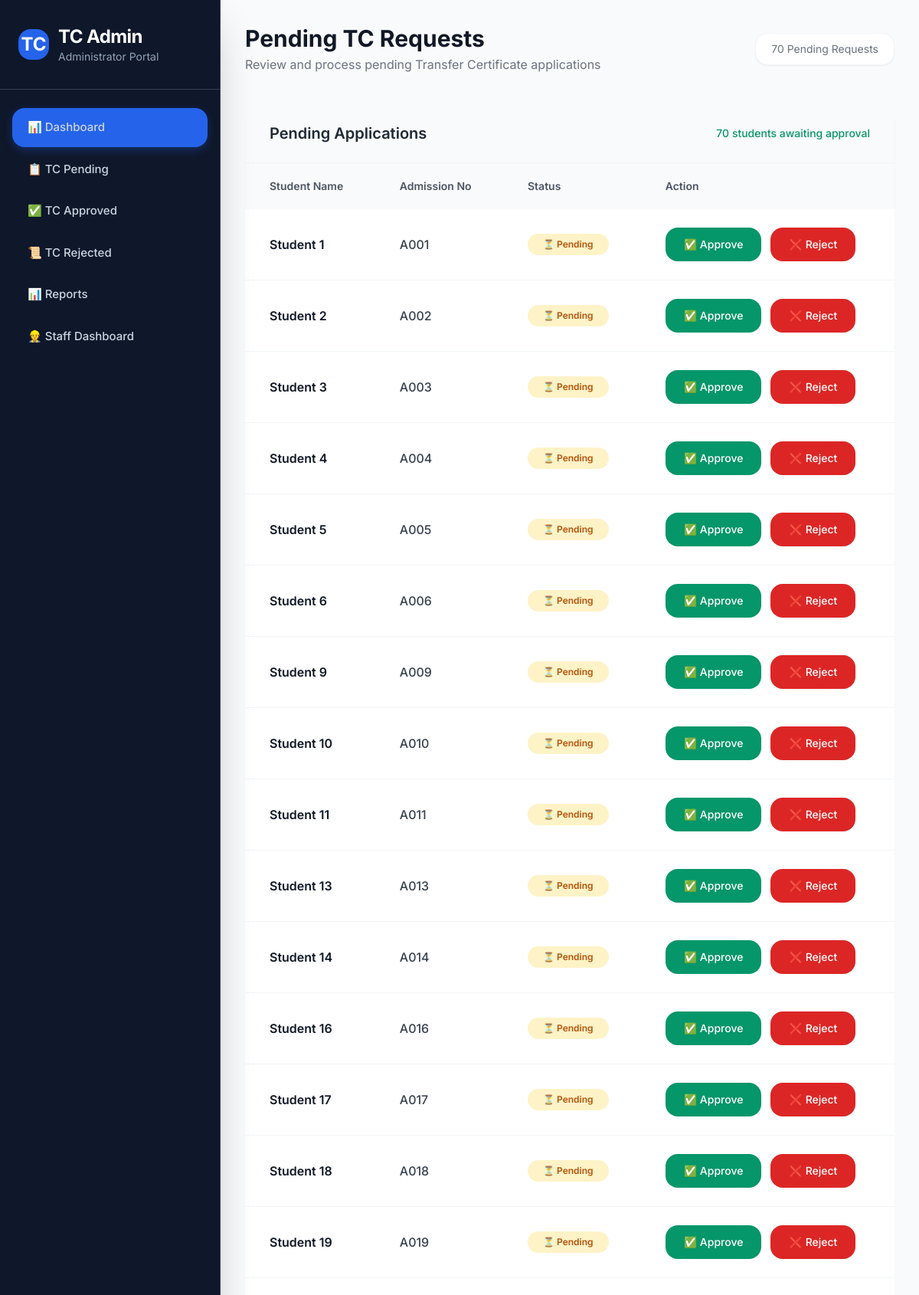
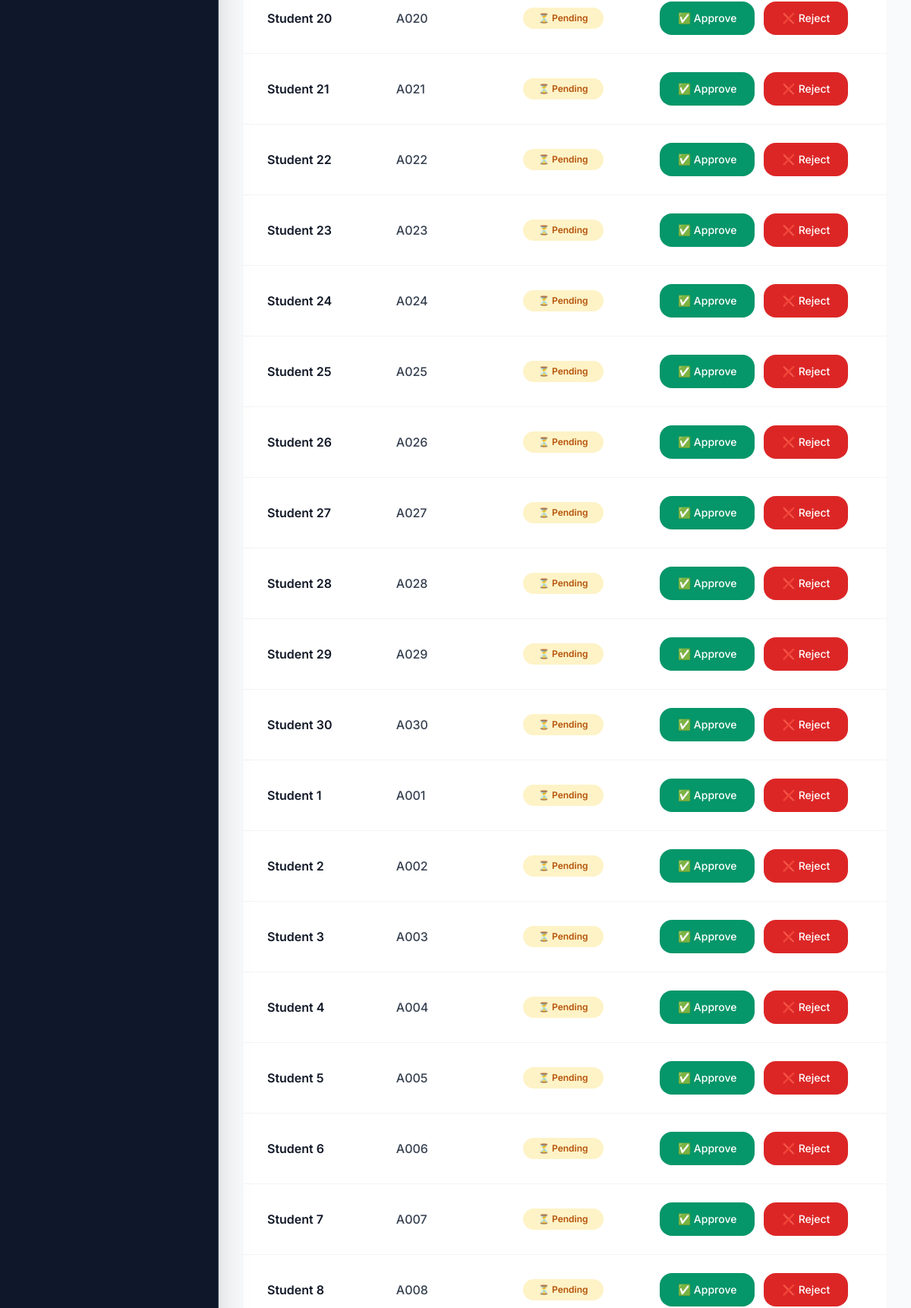
Page /pending/ (upper part) on the committed database (2 pictures, top to bottom).
### tc_app/models.py (models this page shows, shortened)
class Student(models.Model):
    user = models.ForeignKey(settings.AUTH_USER_MODEL, on_delete=models.CASCADE,null=True,blank=True)
    STATUS_CHOICES = (
        ('pending', 'Pending'),
        ('approved', 'Approved'),
        ('rejected', 'Rejected'),
    )
    status = models.CharField(max_length=10, choices=STATUS_CHOICES, default='pending')
    serial_no = models.CharField(max_length=20)
    admission_no = models.CharField(max_length=20)
    name = models.CharField(max_length=100)
    father_name = models.CharField(max_length=100)
    nationality = models.CharField(max_length=50)
    religion_caste = models.CharField(max_length=100)
    community = models.CharField(max_length=20)
    sex = models.CharField(max_length=10)
    dob = models.CharField(max_length=50)
    admission_date = models.CharField(max_length=50)
    identification_mark1 = models.CharField(max_length=100)
    identification_mark2 = models.CharField(max_length=100)
    branch_sem = models.CharField(max_length=100)
    promotion = models.CharField(max_length=50)
    fees_paid = models.CharField(max_length=50)
    scholarship = models.CharField(max_length=50)
    medium = models.CharField(max_length=50)
    conduct = models.CharField(max_length=50)
    tc_issue_date = models.CharField(max_length=50)
    leaving_date = models.CharField(max_length=50)
    declaration_date = models.CharField(max_length=50)

### tc_app/views.py (the view)
# urls.py: path('pending/', views.pending,name='pending'),
def pending(request):
    students = Student.objects.all()
    pending_count = students.filter(status='pending').count()
    pending=Student.objects.filter(status='pending')
    return render(request,'pending.html',{'pending':pending,'pending_count':pending_count})

### tc_app/templates/pending.html (shortened to what this page needs)
{% extends 'base.html' %}
{% block content %}
<div class="p-8">
    <div class="flex justify-between items-center mb-10">
        <div>
            <h1 class="text-3xl font-bold text-gray-900">Pending TC Requests</h1>
            <p class="text-gray-500 mt-1">Review and process pending Transfer Certificate applications</p>
        </div>
        <div class="text-sm text-gray-500 bg-white px-5 py-2.5 rounded-2xl shadow-sm border border-gray-100">
            {{ pending|length }} Pending Requests
        </div>
    </div>
    <div class="bg-white rounded-3xl shadow-sm overflow-hidden">
        <div class="px-8 py-6 border-b border-gray-100 bg-gray-50 flex justify-between items-center">
            <h2 class="font-semibold text-xl text-gray-800">Pending Applications</h2>
            <span class="text-emerald-600 text-sm font-medium">{{ pending|length }} students awaiting approval</span>
        </div>
        <div class="overflow-x-auto">
            <table class="w-full">
                <thead>
                    <tr class="bg-gray-50">
                        <th class="px-8 py-5 text-left text-sm font-semibold text-gray-600">Student Name</th>
                        <th class="px-8 py-5 text-left text-sm font-semibold text-gray-600">Admission No</th>
                        <th class="px-8 py-5 text-left text-sm font-semibold text-gray-600">Status</th>
                        <th class="px-8 py-5 text-left text-sm font-semibold text-gray-600">Action</th>
                    </tr>
                </thead>
                <tbody class="divide-y divide-gray-100">
                    {% for student in pending %}
                    <tr class="hover:bg-gray-50 transition-all duration-200">
                        <td class="px-8 py-6">
                            <div class="font-semibold text-gray-900">{{ student.name }}</div>
                        </td>
                        <td class="px-8 py-6 text-gray-700 font-medium">{{ student.admission_no }}</td>
                        <td class="px-8 py-6">
                            <span class="inline-flex items-center px-5 py-1.5 rounded-full text-xs font-semibold bg-amber-100 text-amber-700">
                                ⏳ Pending
                            </span>
                        </td>
                        <td class="px-8 py-6">
                            <div class="flex gap-3">
                                <a href="/approve/{{ student.id }}/"
                                   class="bg-emerald-600 hover:bg-emerald-700 text-white px-6 py-3 rounded-2xl text-sm font-medium transition-all active:scale-95">
                                    ✅ Approve
                                </a>
                                <a href="/reject/{{ student.id }}/"
                                   class="bg-red-600 hover:bg-red-700 text-white px-6 py-3 rounded-2xl text-sm font-medium transition-all active:scale-95">
                                    ❌ Reject
                                </a>
                            </div>
                        </td>
                    </tr>
                    {% endfor %}
                </tbody>
            </table>
        </div>
    </div>
</div>
{% endblock %}

### tc_app/templates/base.html (style rules this page uses)
body { font-family: 'Inter', sans-serif; }

### rows in the picture
Student: name "Student 1", admission_no "A001"
Student: name "Student 2", admission_no "A002"
Student: name "Student 3", admission_no "A003"
Student: name "Student 4", admission_no "A004"
Student: name "Student 5", admission_no "A005"
Student: name "Student 6", admission_no "A006"
Student: name "Student 9", admission_no "A009"
Student: name "Student 10", admission_no "A010"
Student: name "Student 11", admission_no "A011"
Student: name "Student 13", admission_no "A013"
Student: name "Student 14", admission_no "A014"
Student: name "Student 16", admission_no "A016"
Student: name "Student 17", admission_no "A017"
Student: name "Student 18", admission_no "A018"
Student: name "Student 19", admission_no "A019"
Student: name "Student 20", admission_no "A020"
Student: name "Student 21", admission_no "A021"
Student: name "Student 22", admission_no "A022"
Student: name "Student 23", admission_no "A023"
Student: name "Student 24", admission_no "A024"
Student: name "Student 25", admission_no "A025"
Student: name "Student 26", admission_no "A026"
Student: name "Student 27", admission_no "A027"
Student: name "Student 28", admission_no "A028"
Student: name "Student 29", admission_no "A029"
Student: name "Student 30", admission_no "A030"
Student: name "Student 1", admission_no "A001"
Student: name "Student 2", admission_no "A002"
Student: name "Student 3", admission_no "A003"
Student: name "Student 4", admission_no "A004"
Student: name "Student 5", admission_no "A005"
Student: name "Student 6", admission_no "A006"
Student: name "Student 7", admission_no "A007"
Student: name "Student 8", admission_no "A008"

### other values in the picture
{{ pending|length }} "70"
